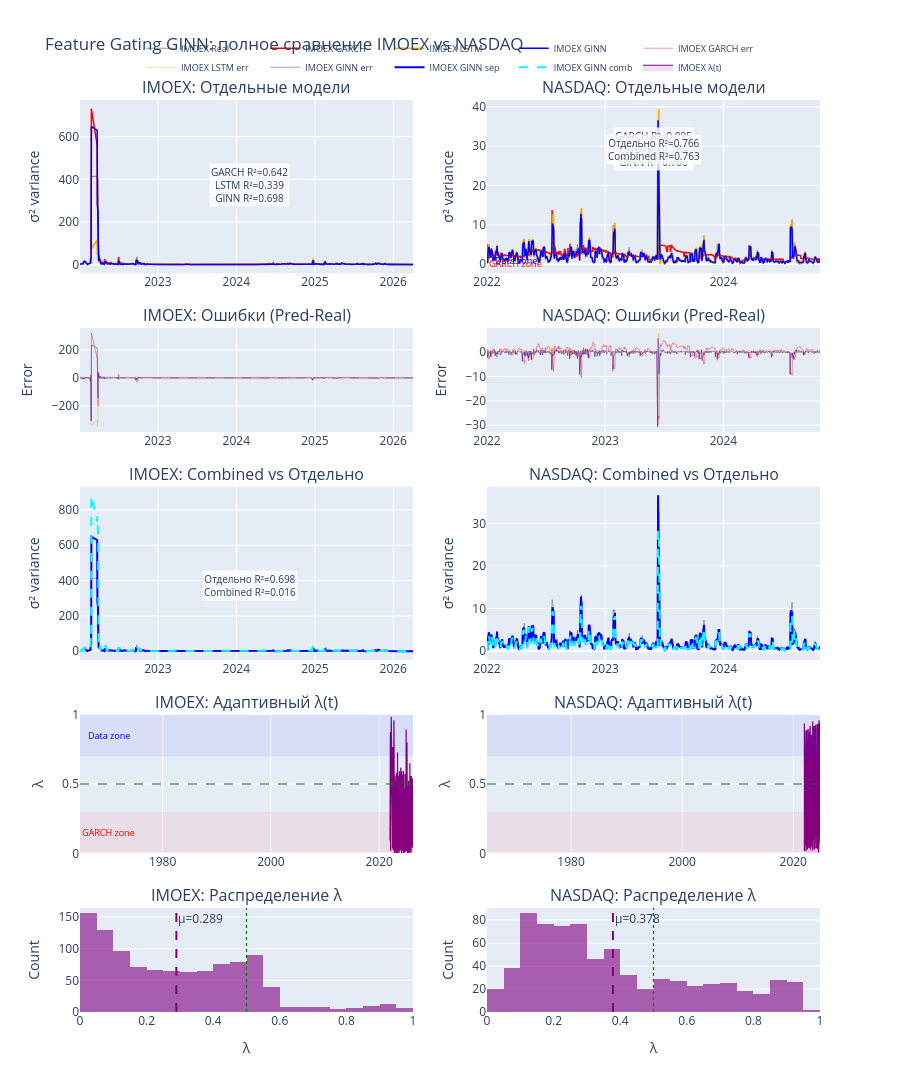

The code cell stored with this chart in its notebook:
### Code cell
fig_final = make_subplots(
    rows=5, cols=2,
    subplot_titles=(
        'IMOEX: Отдельные модели', 'NASDAQ: Отдельные модели',
        'IMOEX: Ошибки (Pred-Real)', 'NASDAQ: Ошибки (Pred-Real)',
        'IMOEX: Combined vs Отдельно', 'NASDAQ: Combined vs Отдельно',
        'IMOEX: Адаптивный λ(t)', 'NASDAQ: Адаптивный λ(t)',
        'IMOEX: Распределение λ', 'NASDAQ: Распределение λ'
    ),
    vertical_spacing=0.06,
    horizontal_spacing=0.1,
    row_heights=[0.25, 0.15, 0.25, 0.2, 0.15]
)

colors = {'GARCH': 'red', 'LSTM': 'orange', 'GINN': 'blue'}

# ========== Row 1-2: Отдельные модели ==========
for col, (name, d, lp, gp, gl, garch) in enumerate([
    ('IMOEX', d_imoex, lstm_p_imoex, ginn_p_imoex, ginn_l_imoex, d_imoex['garch_te_raw']),
    ('NASDAQ', d_nasdq, lstm_p_nasdq, ginn_p_nasdq, ginn_l_nasdq, d_nasdq['garch_te_raw'])
], 1):
    y_real = d['gt_te_raw']
    dates = d['dates_te']
    
    # Row 1: Predictions (separate models)
    fig_final.add_trace(
        go.Scatter(x=dates, y=y_real, name=f'{name} Real', 
                   line=dict(color='black', width=1.2), opacity=0.4, showlegend=(col==1)),
        row=1, col=col
    )
    for model_name, preds, color, dash in [
        ('GARCH', garch, 'red', None), 
        ('LSTM', lp, 'orange', None), 
        ('GINN', gp, 'blue', None)
    ]:
        fig_final.add_trace(
            go.Scatter(x=dates, y=preds, name=f'{name} {model_name}',
                       line=dict(color=color, width=1.5, dash=dash), showlegend=(col==1)),
            row=1, col=col
        )
    
    # Row 2: Errors
    for model_name, preds, color in [
        ('GARCH', garch, 'red'), ('LSTM', lp, 'orange'), ('GINN', gp, 'blue')
    ]:
        err = preds - y_real
        fig_final.add_trace(
            go.Scatter(x=dates, y=err, name=f'{name} {model_name} err',
                       line=dict(color=color, width=0.8), opacity=0.5, showlegend=(col==1)),
            row=2, col=col
        )
    fig_final.add_hline(y=0, line=dict(color='gray', dash='dash', width=1), row=2, col=col)
    
    # Текст с метриками
    r2_garch = r2_score(y_real, garch)
    r2_lstm = r2_score(y_real, lp)
    r2_ginn = r2_score(y_real, gp)
    fig_final.add_annotation(
        xref=f'x{col}', yref=f'y{col}',
        x=dates[len(dates)//2], y=y_real.max()*0.9,
        text=f'GARCH R²={r2_garch:.3f}<br>LSTM R²={r2_lstm:.3f}<br>GINN R²={r2_ginn:.3f}',
        showarrow=False, font=dict(size=10), bgcolor='rgba(255,255,255,0.8)',
        row=1, col=col
    )

# ========== Row 3: Combined vs Отдельно (GINN) ==========
for col, (name, d, gp_sep, gp_comb) in enumerate([
    ('IMOEX', d_imoex, ginn_p_imoex, ginn_p_comb_i),
    ('NASDAQ', d_nasdq, ginn_p_nasdq, ginn_p_comb_n)
], 1):
    y_real = d['gt_te_raw']
    dates = d['dates_te']
    
    fig_final.add_trace(
        go.Scatter(x=dates, y=y_real, name=f'{name} Real',
                   line=dict(color='black', width=1), opacity=0.3, showlegend=False),
        row=3, col=col
    )
    fig_final.add_trace(
        go.Scatter(x=dates, y=gp_sep, name=f'{name} GINN sep',
                   line=dict(color='blue', width=2), showlegend=(col==1)),
        row=3, col=col
    )
    fig_final.add_trace(
        go.Scatter(x=dates, y=gp_comb, name=f'{name} GINN comb',
                   line=dict(color='cyan', width=2, dash='dash'), showlegend=(col==1)),
        row=3, col=col
    )
    
    # Метрики combined
    r2_sep = r2_score(y_real, gp_sep)
    r2_comb = r2_score(y_real, gp_comb)
    fig_final.add_annotation(
        xref=f'x{col}', yref=f'y{col}',
        x=dates[len(dates)//2], y=y_real.max()*0.9,
        text=f'Отдельно R²={r2_sep:.3f}<br>Combined R²={r2_comb:.3f}',
        showarrow=False, font=dict(size=10), bgcolor='rgba(255,255,255,0.8)',
        row=3, col=col
    )

# ========== Row 4-5: Lambda (только separate GINN) ==========
for col, (name, gl) in enumerate([
    ('IMOEX', ginn_l_imoex), ('NASDAQ', ginn_l_nasdq)
], 1):
    dates = d_imoex['dates_te'] if name == 'IMOEX' else d_nasdq['dates_te']
    
    # Row 4: Lambda time series
    fig_final.add_trace(
        go.Scatter(x=dates, y=gl, name=f'{name} λ(t)',
                   line=dict(color='purple', width=1.2),
                   fill='tozeroy', fillcolor='rgba(128,0,128,0.12)', showlegend=(col==1)),
        row=4, col=col
    )
    fig_final.add_hline(y=0.5, line=dict(color='green', dash='dash', width=1.2), row=4, col=col)
    fig_final.add_hrect(y0=0, y1=0.3, fillcolor='red', opacity=0.06, line_width=0, row=4, col=col)
    fig_final.add_hrect(y0=0.7, y1=1.0, fillcolor='blue', opacity=0.06, line_width=0, row=4, col=col)
    fig_final.add_annotation(text='GARCH zone', xref=f'x{col}', yref=f'y{col}',
                             x=0.02, y=0.15, showarrow=False, font=dict(size=9, color='red'), row=4, col=col)
    fig_final.add_annotation(text='Data zone', xref=f'x{col}', yref=f'y{col}',
                             x=0.02, y=0.85, showarrow=False, font=dict(size=9, color='blue'), row=4, col=col)
    
    # Row 5: Lambda histogram
    fig_final.add_trace(
        go.Histogram(x=gl, nbinsx=35, name=f'{name} λ dist',
                     marker_color='purple', opacity=0.6, showlegend=False),
        row=5, col=col
    )
    fig_final.add_vline(x=np.mean(gl), line=dict(color='purple', width=2, dash='dash'),
                        annotation_text=f'μ={np.mean(gl):.3f}', row=5, col=col)
    fig_final.add_vline(x=0.5, line=dict(color='green', width=1.2, dash='dot'), row=5, col=col)

# ========== Настройка осей ==========
for row in [1, 3]:
    for col in [1, 2]:
        fig_final.update_yaxes(title_text='σ² variance', row=row, col=col)
fig_final.update_yaxes(title_text='Error', row=2, col=1)
fig_final.update_yaxes(title_text='Error', row=2, col=2)
fig_final.update_yaxes(title_text='λ', range=[0, 1], row=4, col=1)
fig_final.update_yaxes(title_text='λ', range=[0, 1], row=4, col=2)
fig_final.update_yaxes(title_text='Count', row=5, col=1)
fig_final.update_yaxes(title_text='Count', row=5, col=2)
fig_final.update_xaxes(title_text='λ', row=5, col=1)
fig_final.update_xaxes(title_text='λ', row=5, col=2)

fig_final.update_layout(
    title='Feature Gating GINN: полное сравнение IMOEX vs NASDAQ',
    height=1600,
    hovermode='x unified',
    showlegend=True,
    legend=dict(orientation='h', yanchor='bottom', y=1.02, xanchor='center', x=0.5, font=dict(size=9))
)

fig_final.show()

### Figure 1 — Plotly figure (JSON) as saved in the notebook; plotly's stock layout.template omitted (floating-point values rounded to 4 significant figures; data arrays with more than 128 entries replaced by an {"elided": "..."} marker saying what was removed)
{"data": [{"line": {"color": "black", "width": 1.2}, "name": "IMOEX Real", "opacity": 0.4, "showlegend": true, "type": "scatter", "x": {"elided": "1062 str values"}, "xaxis": "x", "y": {"elided": "1062 float values"}, "yaxis": "y"}, {"line": {"color": "red", "width": 1.5}, "name": "IMOEX GARCH", "showlegend": true, "type": "scatter", "x": {"elided": "1062 str values"}, "xaxis": "x", "y": {"elided": "1062 float values"}, "yaxis": "y"}, {"line": {"color": "orange", "width": 1.5}, "name": "IMOEX LSTM", "showlegend": true, "type": "scatter", "x": {"elided": "1062 str values"}, "xaxis": "x", "y": {"elided": "1062 float values"}, "yaxis": "y"}, {"line": {"color": "blue", "width": 1.5}, "name": "IMOEX GINN", "showlegend": true, "type": "scatter", "x": {"elided": "1062 str values"}, "xaxis": "x", "y": {"elided": "1062 float values"}, "yaxis": "y"}, {"line": {"color": "red", "width": 0.8}, "name": "IMOEX GARCH err", "opacity": 0.5, "showlegend": true, "type": "scatter", "x": {"elided": "1062 str values"}, "xaxis": "x3", "y": {"elided": "1062 float values"}, "yaxis": "y3"}, {"line": {"color": "orange", "width": 0.8}, "name": "IMOEX LSTM err", "opacity": 0.5, "showlegend": true, "type": "scatter", "x": {"elided": "1062 str values"}, "xaxis": "x3", "y": {"elided": "1062 float values"}, "yaxis": "y3"}, {"line": {"color": "blue", "width": 0.8}, "name": "IMOEX GINN err", "opacity": 0.5, "showlegend": true, "type": "scatter", "x": {"elided": "1062 str values"}, "xaxis": "x3", "y": {"elided": "1062 float values"}, "yaxis": "y3"}, {"line": {"color": "black", "width": 1.2}, "name": "NASDAQ Real", "opacity": 0.4, "showlegend": false, "type": "scatter", "x": {"elided": "744 str values"}, "xaxis": "x2", "y": {"elided": "744 float values"}, "yaxis": "y2"}, {"line": {"color": "red", "width": 1.5}, "name": "NASDAQ GARCH", "showlegend": false, "type": "scatter", "x": {"elided": "744 str values"}, "xaxis": "x2", "y": {"elided": "744 float values"}, "yaxis": "y2"}, {"line": {"color": "orange", "width": 1.5}, "name": "NASDAQ LSTM", "showlegend": false, "type": "scatter", "x": {"elided": "744 str values"}, "xaxis": "x2", "y": {"elided": "744 float values"}, "yaxis": "y2"}, {"line": {"color": "blue", "width": 1.5}, "name": "NASDAQ GINN", "showlegend": false, "type": "scatter", "x": {"elided": "744 str values"}, "xaxis": "x2", "y": {"elided": "744 float values"}, "yaxis": "y2"}, {"line": {"color": "red", "width": 0.8}, "name": "NASDAQ GARCH err", "opacity": 0.5, "showlegend": false, "type": "scatter", "x": {"elided": "744 str values"}, "xaxis": "x4", "y": {"elided": "744 float values"}, "yaxis": "y4"}, {"line": {"color": "orange", "width": 0.8}, "name": "NASDAQ LSTM err", "opacity": 0.5, "showlegend": false, "type": "scatter", "x": {"elided": "744 str values"}, "xaxis": "x4", "y": {"elided": "744 float values"}, "yaxis": "y4"}, {"line": {"color": "blue", "width": 0.8}, "name": "NASDAQ GINN err", "opacity": 0.5, "showlegend": false, "type": "scatter", "x": {"elided": "744 str values"}, "xaxis": "x4", "y": {"elided": "744 float values"}, "yaxis": "y4"}, {"line": {"color": "black", "width": 1}, "name": "IMOEX Real", "opacity": 0.3, "showlegend": false, "type": "scatter", "x": {"elided": "1062 str values"}, "xaxis": "x5", "y": {"elided": "1062 float values"}, "yaxis": "y5"}, {"line": {"color": "blue", "width": 2}, "name": "IMOEX GINN sep", "showlegend": true, "type": "scatter", "x": {"elided": "1062 str values"}, "xaxis": "x5", "y": {"elided": "1062 float values"}, "yaxis": "y5"}, {"line": {"color": "cyan", "dash": "dash", "width": 2}, "name": "IMOEX GINN comb", "showlegend": true, "type": "scatter", "x": {"elided": "1062 str values"}, "xaxis": "x5", "y": {"elided": "1062 float values"}, "yaxis": "y5"}, {"line": {"color": "black", "width": 1}, "name": "NASDAQ Real", "opacity": 0.3, "showlegend": false, "type": "scatter", "x": {"elided": "744 str values"}, "xaxis": "x6", "y": {"elided": "744 float values"}, "yaxis": "y6"}, {"line": {"color": "blue", "width": 2}, "name": "NASDAQ GINN sep", "showlegend": false, "type": "scatter", "x": {"elided": "744 str values"}, "xaxis": "x6", "y": {"elided": "744 float values"}, "yaxis": "y6"}, {"line": {"color": "cyan", "dash": "dash", "width": 2}, "name": "NASDAQ GINN comb", "showlegend": false, "type": "scatter", "x": {"elided": "744 str values"}, "xaxis": "x6", "y": {"elided": "744 float values"}, "yaxis": "y6"}, {"fill": "tozeroy", "fillcolor": "rgba(128,0,128,0.12)", "line": {"color": "purple", "width": 1.2}, "name": "IMOEX λ(t)", "showlegend": true, "type": "scatter", "x": {"elided": "1062 str values"}, "xaxis": "x7", "y": {"elided": "1062 float values"}, "yaxis": "y7"}, {"marker": {"color": "purple"}, "name": "IMOEX λ dist", "nbinsx": 35, "opacity": 0.6, "showlegend": false, "type": "histogram", "x": {"elided": "1062 float values"}, "xaxis": "x9", "yaxis": "y9"}, {"fill": "tozeroy", "fillcolor": "rgba(128,0,128,0.12)", "line": {"color": "purple", "width": 1.2}, "name": "NASDAQ λ(t)", "showlegend": false, "type": "scatter", "x": {"elided": "744 str values"}, "xaxis": "x8", "y": {"elided": "744 float values"}, "yaxis": "y8"}, {"marker": {"color": "purple"}, "name": "NASDAQ λ dist", "nbinsx": 35, "opacity": 0.6, "showlegend": false, "type": "histogram", "x": {"elided": "744 float values"}, "xaxis": "x10", "yaxis": "y10"}], "layout": {"annotations": [{"font": {"size": 16}, "showarrow": false, "text": "IMOEX: Отдельные модели", "x": 0.225, "xanchor": "center", "xref": "paper", "y": 1, "yanchor": "bottom", "yref": "paper"}, {"font": {"size": 16}, "showarrow": false, "text": "NASDAQ: Отдельные модели", "x": 0.775, "xanchor": "center", "xref": "paper", "y": 1, "yanchor": "bottom", "yref": "paper"}, {"font": {"size": 16}, "showarrow": false, "text": "IMOEX: Ошибки (Pred-Real)", "x": 0.225, "xanchor": "center", "xref": "paper", "y": 0.75, "yanchor": "bottom", "yref": "paper"}, {"font": {"size": 16}, "showarrow": false, "text": "NASDAQ: Ошибки (Pred-Real)", "x": 0.775, "xanchor": "center", "xref": "paper", "y": 0.75, "yanchor": "bottom", "yref": "paper"}, {"font": {"size": 16}, "showarrow": false, "text": "IMOEX: Combined vs Отдельно", "x": 0.225, "xanchor": "center", "xref": "paper", "y": 0.576, "yanchor": "bottom", "yref": "paper"}, {"font": {"size": 16}, "showarrow": false, "text": "NASDAQ: Combined vs Отдельно", "x": 0.775, "xanchor": "center", "xref": "paper", "y": 0.576, "yanchor": "bottom", "yref": "paper"}, {"font": {"size": 16}, "showarrow": false, "text": "IMOEX: Адаптивный λ(t)", "x": 0.225, "xanchor": "center", "xref": "paper", "y": 0.326, "yanchor": "bottom", "yref": "paper"}, {"font": {"size": 16}, "showarrow": false, "text": "NASDAQ: Адаптивный λ(t)", "x": 0.775, "xanchor": "center", "xref": "paper", "y": 0.326, "yanchor": "bottom", "yref": "paper"}, {"font": {"size": 16}, "showarrow": false, "text": "IMOEX: Распределение λ", "x": 0.225, "xanchor": "center", "xref": "paper", "y": 0.114, "yanchor": "bottom", "yref": "paper"}, {"font": {"size": 16}, "showarrow": false, "text": "NASDAQ: Распределение λ", "x": 0.775, "xanchor": "center", "xref": "paper", "y": 0.114, "yanchor": "bottom", "yref": "paper"}, {"bgcolor": "rgba(255,255,255,0.8)", "font": {"size": 10}, "showarrow": false, "text": "GARCH R²=0.642<br>LSTM R²=0.339<br>GINN R²=0.698", "x": "2024-03-04T00:00:00", "xref": "x", "y": 372.8, "yref": "y"}, {"bgcolor": "rgba(255,255,255,0.8)", "font": {"size": 10}, "showarrow": false, "text": "GARCH R²=0.095<br>LSTM R²=0.784<br>GINN R²=0.766", "x": "2023-05-31T00:00:00", "xref": "x2", "y": 29.23, "yref": "y2"}, {"bgcolor": "rgba(255,255,255,0.8)", "font": {"size": 10}, "showarrow": false, "text": "Отдельно R²=0.698<br>Combined R²=0.016", "x": "2024-03-04T00:00:00", "xref": "x5", "y": 372.8, "yref": "y5"}, {"bgcolor": "rgba(255,255,255,0.8)", "font": {"size": 10}, "showarrow": false, "text": "Отдельно R²=0.766<br>Combined R²=0.763", "x": "2023-05-31T00:00:00", "xref": "x6", "y": 29.23, "yref": "y2"}, {"font": {"color": "red", "size": 9}, "showarrow": false, "text": "GARCH zone", "x": 0.02, "xref": "x7", "y": 0.15, "yref": "y7"}, {"font": {"color": "blue", "size": 9}, "showarrow": false, "text": "Data zone", "x": 0.02, "xref": "x7", "y": 0.85, "yref": "y7"}, {"showarrow": false, "text": "μ=0.289", "x": 0.2895, "xanchor": "left", "xref": "x9", "y": 1, "yanchor": "top", "yref": "y9 domain"}, {"font": {"color": "red", "size": 9}, "showarrow": false, "text": "GARCH zone", "x": 0.02, "xref": "x8", "y": 0.15, "yref": "y2"}, {"font": {"color": "blue", "size": 9}, "showarrow": false, "text": "Data zone", "x": 0.02, "xref": "x8", "y": 0.85, "yref": "y2"}, {"showarrow": false, "text": "μ=0.378", "x": 0.3783, "xanchor": "left", "xref": "x10", "y": 1, "yanchor": "top", "yref": "y10 domain"}], "height": 1600, "hovermode": "x unified", "legend": {"font": {"size": 9}, "orientation": "h", "x": 0.5, "xanchor": "center", "y": 1.02, "yanchor": "bottom"}, "shapes": [{"line": {"color": "gray", "dash": "dash", "width": 1}, "type": "line", "x0": 0, "x1": 1, "xref": "x3 domain", "y0": 0, "y1": 0, "yref": "y3"}, {"line": {"color": "gray", "dash": "dash", "width": 1}, "type": "line", "x0": 0, "x1": 1, "xref": "x4 domain", "y0": 0, "y1": 0, "yref": "y4"}, {"line": {"color": "green", "dash": "dash", "width": 1.2}, "type": "line", "x0": 0, "x1": 1, "xref": "x7 domain", "y0": 0.5, "y1": 0.5, "yref": "y7"}, {"fillcolor": "red", "line": {"width": 0}, "opacity": 0.06, "type": "rect", "x0": 0, "x1": 1, "xref": "x7 domain", "y0": 0, "y1": 0.3, "yref": "y7"}, {"fillcolor": "blue", "line": {"width": 0}, "opacity": 0.06, "type": "rect", "x0": 0, "x1": 1, "xref": "x7 domain", "y0": 0.7, "y1": 1, "yref": "y7"}, {"line": {"color": "purple", "dash": "dash", "width": 2}, "type": "line", "x0": 0.2895, "x1": 0.2895, "xref": "x9", "y0": 0, "y1": 1, "yref": "y9 domain"}, {"line": {"color": "green", "dash": "dot", "width": 1.2}, "type": "line", "x0": 0.5, "x1": 0.5, "xref": "x9", "y0": 0, "y1": 1, "yref": "y9 domain"}, {"line": {"color": "green", "dash": "dash", "width": 1.2}, "type": "line", "x0": 0, "x1": 1, "xref": "x8 domain", "y0": 0.5, "y1": 0.5, "yref": "y8"}, {"fillcolor": "red", "line": {"width": 0}, "opacity": 0.06, "type": "rect", "x0": 0, "x1": 1, "xref": "x8 domain", "y0": 0, "y1": 0.3, "yref": "y8"}, {"fillcolor": "blue", "line": {"width": 0}, "opacity": 0.06, "type": "rect", "x0": 0, "x1": 1, "xref": "x8 domain", "y0": 0.7, "y1": 1, "yref": "y8"}, {"line": {"color": "purple", "dash": "dash", "width": 2}, "type": "line", "x0": 0.3783, "x1": 0.3783, "xref": "x10", "y0": 0, "y1": 1, "yref": "y10 domain"}, {"line": {"color": "green", "dash": "dot", "width": 1.2}, "type": "line", "x0": 0.5, "x1": 0.5, "xref": "x10", "y0": 0, "y1": 1, "yref": "y10 domain"}], "showlegend": true, "title": {"text": "Feature Gating GINN: полное сравнение IMOEX vs NASDAQ"}, "xaxis": {"anchor": "y", "domain": [0, 0.45]}, "xaxis10": {"anchor": "y10", "domain": [0.55, 1], "title": {"text": "λ"}}, "xaxis2": {"anchor": "y2", "domain": [0.55, 1]}, "xaxis3": {"anchor": "y3", "domain": [0, 0.45]}, "xaxis4": {"anchor": "y4", "domain": [0.55, 1]}, "xaxis5": {"anchor": "y5", "domain": [0, 0.45]}, "xaxis6": {"anchor": "y6", "domain": [0.55, 1]}, "xaxis7": {"anchor": "y7", "domain": [0, 0.45]}, "xaxis8": {"anchor": "y8", "domain": [0.55, 1]}, "xaxis9": {"anchor": "y9", "domain": [0, 0.45], "title": {"text": "λ"}}, "yaxis": {"anchor": "x", "domain": [0.81, 1], "title": {"text": "σ² variance"}}, "yaxis10": {"anchor": "x10", "domain": [0, 0.114], "title": {"text": "Count"}}, "yaxis2": {"anchor": "x2", "domain": [0.81, 1], "title": {"text": "σ² variance"}}, "yaxis3": {"anchor": "x3", "domain": [0.636, 0.75], "title": {"text": "Error"}}, "yaxis4": {"anchor": "x4", "domain": [0.636, 0.75], "title": {"text": "Error"}}, "yaxis5": {"anchor": "x5", "domain": [0.386, 0.576], "title": {"text": "σ² variance"}}, "yaxis6": {"anchor": "x6", "domain": [0.386, 0.576], "title": {"text": "σ² variance"}}, "yaxis7": {"anchor": "x7", "domain": [0.174, 0.326], "range": [0, 1], "title": {"text": "λ"}}, "yaxis8": {"anchor": "x8", "domain": [0.174, 0.326], "range": [0, 1], "title": {"text": "λ"}}, "yaxis9": {"anchor": "x9", "domain": [0, 0.114], "title": {"text": "Count"}}}}
